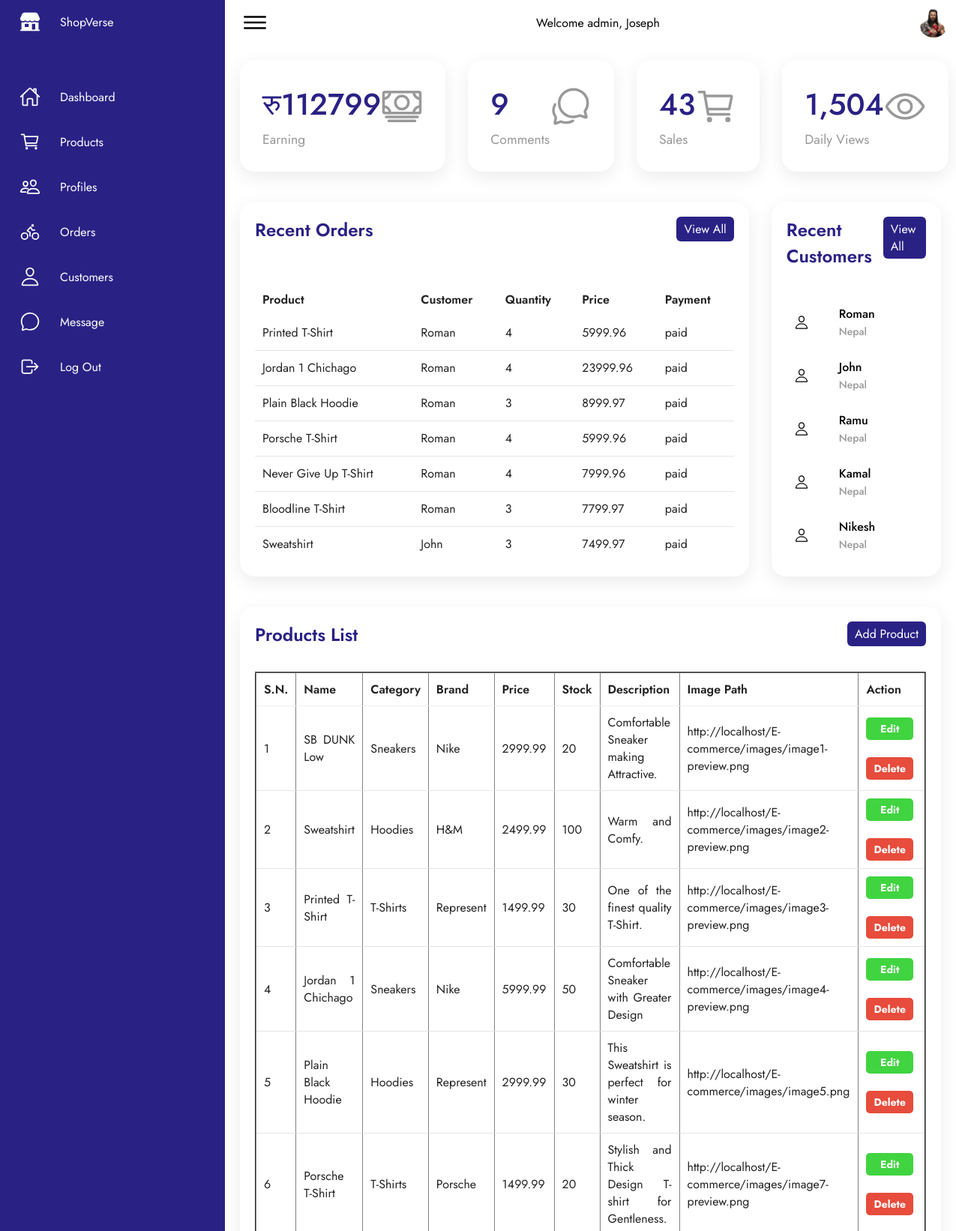
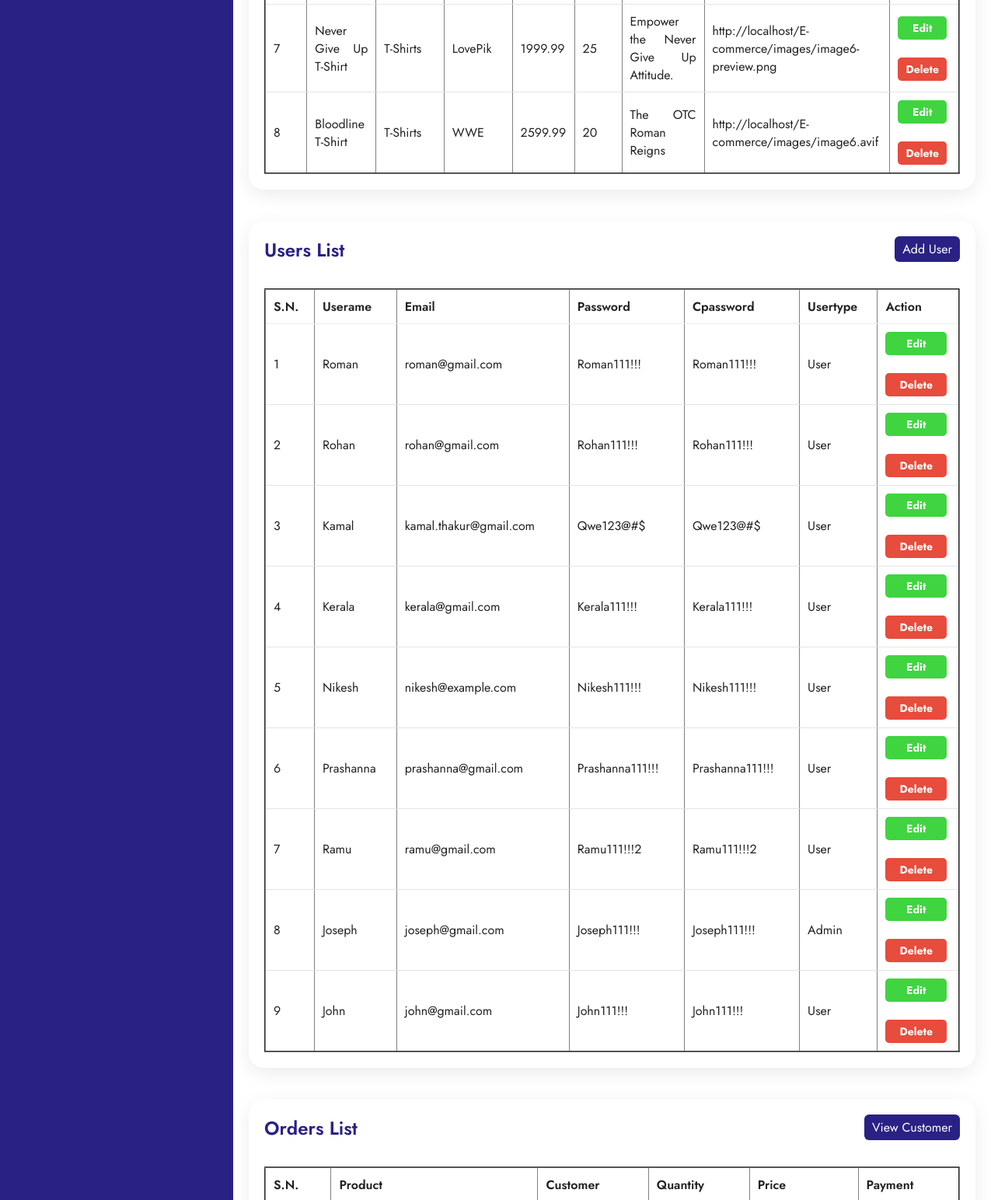
Screenshot of /Admin_Dashboard/index.php (signed in, upper part) with the database file from the repository (2 pictures, top to bottom).
### tables this page shows
CREATE TABLE `products` (
  `product_id` int(11) NOT NULL,
  `name` varchar(100) NOT NULL,
  `category` varchar(100) NOT NULL,
  `brand` varchar(100) NOT NULL,
  `price` float NOT NULL,
  `stock` int(11) NOT NULL,
  `description` varchar(200) NOT NULL,
  `image_path` varchar(100) NOT NULL
);

### Admin_Dashboard/index.php (the view, shortened to what the rows shown need)
<?php
include "../dbconfig.php";
?>
<!DOCTYPE html>
<html lang="en">
<head>
    <link rel="stylesheet" href="https://cdnjs.cloudflare.com/ajax/libs/font-awesome/6.5.1/css/all.min.css"
 />
    <link rel="stylesheet" href="assets/css/style.css" />
</head>
<body>
    <div class="container">
        <div class="main">
            <div id="dashboard" class="dashboard" style="display:block;">
                <div class="details">
                    <div class="recentOrders">
                        <div class="cardHeader">
                            <h2>Recent Orders</h2>
                        </div>
                        <table>
                            <thead>
                                <tr>
                                    <td>Product</td>
                                    <td>Customer</td>
                                    <td>Quantity</td>
                                    <td>Price</td>
                                    <td>Payment</td>
                                </tr>
                            </thead>
                        </table>
                    </div>
                    <div class="recentCustomers">
                        <div class="cardHeader">
                            <h2>Recent Customers</h2>
                        </div>
                    </div>
                </div>
            </div>
            <div id="product" class="dashboard" style="display:block;">
                <div class="details grid">
                    <div class="recentOrders">
                        <div class="cardHeader">
                            <h2>Products List</h2>
                        </div>
                        <table border="2px">
                            <thead>
                                <tr>
                                    <td>S.N.</td>
                                    <td>Name</td>
                                    <td>Category</td>
                                    <td>Brand</td>
                                    <td>Price</td>
                                    <td>Stock</td>
                                    <td>Description</td>
                                    <td>Image Path</td>
                                    <td>Action</td>
                                </tr>
                            </thead>
                            <tbody>
                                <?php
                                $sql = "SELECT * FROM `products`;";
                                $result = $conn->query($sql);
                                if ($result->num_rows > 0) {
                                    $sn = 1;
                                    while ($row = $result->fetch_assoc()) {
                                        ?>
                                <tr>
                                    <td><?php echo $sn; ?></td>
                                    <td><?php echo $row['name']; ?></td>
                                    <td><?php echo $row['category']; ?></td>
                                    <td><?php echo $row['brand']; ?></td>
                                    <td><?php echo $row['price']; ?></td>
                                    <td><?php echo $row['stock']; ?></td>
                                    <td><?php echo $row['description']; ?></td>
                                    <td><?php echo $row['image_path']; ?></td>
                                    <td><a class="btn-edit" data-id=<?php echo $row['product_id']; ?>>Edit</a>
                                        <a class="btn-delete" data-id=<?php echo $row['product_id']; ?>
                                            onclick="deleteProduct(<?php echo $row['product_id']; ?>)">Delete</a>
                                    </td>
                                </tr>
                                <?php
                                        $sn++;
                                    }
                                }
                                ?>
                            </tbody>
                        </table>
                    </div>
                </div>
            </div>
            <div id="profile" class="dashboard" style="display:block;">
                <div class="details grid">
                    <div class="recentOrders">
                        <div class="cardHeader">
                            <h2>Users List</h2>
                        </div>
                        <table border="2px">
                            <thead>
                                <tr>
                                    <td>S.N.</td>
                                    <td>Userame</td>
                                    <td>Email</td>
                                    <td>Password</td>
                                    <td>Cpassword</td>
                                    <td>Usertype</td>
                                    <td>Action</td>
                                </tr>
                            </thead>
                            <tbody>
                                <?php
                                $sql = "SELECT * FROM `login`;";
                                $result = $conn->query($sql);
                                if ($result->num_rows > 0) {
                                    $sn = 1;
                                    while ($row = $result->fetch_assoc()) {
                                        ?>
                                <tr>
                                    <td><?php echo $sn; ?></td>
                                    <td><?php echo $row['username']; ?></td>
                                    <td><?php echo $row['email']; ?></td>
                                    <td><?php echo $row['password']; ?></td>
                                    <td><?php echo $row['cpassword']; ?></td>
                                    <td><?php echo $row['usertype']; ?></td>
                                    <td><a class="btn-edit1" data-id=<?php echo $row['user_id']; ?>
                                            onclick="openUpdateUserPopup(<?php echo $row['user_id']; ?>)">Edit</a>
                                        <a class="btn-delete btn-delete-user" data-id=<?php echo $row['user_id']; ?>
                                            onclick="deleteUser(<?php echo $row['user_id'] ?>)">Delete</a>
                                    </td>
                                </tr>
                                <?php
                                        $sn++;
                                    }
                                }
                                ?>
                            </tbody>
                        </table>
                    </div>
                </div>
            </div>
            <div id="order" class="dashboard" style="display:block;">
                <div class="details grid">
                    <div class="recentOrders">
                        <div class="cardHeader">
                            <h2>Orders List</h2>
                        </div>
                        <table border="2px">
                            <thead>
                                <tr>
                                    <td>S.N.</td>
                                    <td>Product</td>
                                    <td>Customer</td>
                                    <td>Quantity</td>
                                    <td>Price</td>
                                    <td>Payment</td>
                                </tr>
                            </thead>
                        </table>
                    </div>
                </div>
            </div>
        </div>
    </div>
</body>
</html>

### rows the page displays
products: name "SB DUNK Low", category "Sneakers", brand "Nike", price "2999.99", stock "20", description "Comfortable Sneaker making Attractive.", image_path "http://localhost/E-commerce/images/image1-preview.png"
products: name "Sweatshirt", category "Hoodies", brand "H&M", price "2499.99", stock "100", description "Warm and Comfy.", image_path "http://localhost/E-commerce/images/image2-preview.png"
products: name "Printed T-Shirt", category "T-Shirts", brand "Represent", price "1499.99", stock "30", description "One of the finest quality T-Shirt.", image_path "http://localhost/E-commerce/images/image3-preview.png"
products: name "Jordan 1 Chichago", category "Sneakers", brand "Nike", price "5999.99", stock "50", description "Comfortable Sneaker with Greater Design", image_path "http://localhost/E-commerce/images/image4-preview.png"
products: name "Plain Black Hoodie", category "Hoodies", brand "Represent", price "2999.99", stock "30", description "This Sweatshirt is perfect for winter season.", image_path "http://localhost/E-commerce/images/image5.png"
products: name "Porsche T-Shirt", category "T-Shirts", brand "Porsche", price "1499.99", stock "20", description "Stylish and Thick Design T-shirt for Gentleness.", image_path "http://localhost/E-commerce/images/image7-preview.png"
products: name "Never Give Up T-Shirt", category "T-Shirts", brand "LovePik", price "1999.99", stock "25", description "Empower the Never Give Up Attitude.", image_path "http://localhost/E-commerce/images/image6-preview.png"
products: name "Bloodline T-Shirt", category "T-Shirts", brand "WWE", price "2599.99", stock "20", description "The OTC Roman Reigns", image_path "http://localhost/E-commerce/images/image6.avif"

### other values shown
$adminName "Joseph"
$row['earnings'] "112799"
$row['messages'] "9"
$row['total_sales_quantity'] "43"
$row['product'] "Printed T-Shirt"
$row['username'] "Roman"
$row['quantity'] "4"
$row['price'] "5999.96"
$row['payment_status'] "paid"
$row['product'] "Jordan 1 Chichago"
$row['price'] "23999.96"
$row['product'] "Plain Black Hoodie"
$row['quantity'] "3"
$row['price'] "8999.97"
$row['product'] "Porsche T-Shirt"
